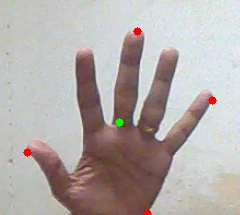
#> input picture Avance Francisco Frez/PruebasReconocedorMano/resources/center.jpg, 240 x 215 px, given in place of the camera
$ python opencv.py   (older library calls are emulated)
#> lines starting #> are read from the running program, lines starting #| are printed output that depends on the picture; after the words box and inside, x2 and y2 are one past the last pixel; in counts of white or black regions, pixels touching at a corner belong together
# IMPORTING LIBRARIES
import numpy as np
import cv2
import math

#LOADING HAND CASCADE
hand_cascade = cv2.CascadeClassifier('Hand_haar_cascade.xml')
fist_cascade = cv2.CascadeClassifier('aGest.xml')

def on_change(val):
	return None

# VIDEO CAPTURE
cap = cv2.VideoCapture(0)
cap.set(cv2.CAP_PROP_FRAME_WIDTH, 320)
cap.set(cv2.CAP_PROP_FRAME_HEIGHT, 240)
winTitle = "Ventana de calibración"
tbTitle_L = "Umbral inferior"
tbTitle_H = "Umbral superior"
x_offsetT = "Eje x"
y_offsetT = "Eje y"
w_offsetT = "Ancho"
h_offsetT = "Alto"


cv2.namedWindow(winTitle)
cv2.createTrackbar(tbTitle_L, winTitle , 35, 255, on_change)
cv2.createTrackbar(tbTitle_H, winTitle, 255, 255, on_change)
cv2.createTrackbar(x_offsetT, winTitle, 35, 100, on_change)
cv2.createTrackbar(y_offsetT, winTitle, 31, 100, on_change)
cv2.createTrackbar(w_offsetT, winTitle, 26, 100, on_change)
cv2.createTrackbar(h_offsetT, winTitle, 35, 100, on_change)

while 1:
	__, img = cap.read()
#> img is the input picture: shape (215, 240, 3); mean B, G, R 170.3, 172.5, 179.7
	blur = cv2.GaussianBlur(img,(5,5),0) # BLURRING IMAGE TO SMOOTHEN EDGES
	hsv = cv2.cvtColor(blur, cv2.COLOR_BGR2HSV) # BGR -> GRAY CONVERSION
#> hsv: shape (215, 240, 3); mean H, S, V 66.3, 30.3, 183.9
	gray = cv2.cvtColor(blur, cv2.COLOR_BGR2GRAY)

	low_thresh = cv2.getTrackbarPos(tbTitle_L, winTitle)
	high_thresh = cv2.getTrackbarPos(tbTitle_H, winTitle)
	x_offset = cv2.getTrackbarPos(x_offsetT, winTitle)
	y_offset = cv2.getTrackbarPos(y_offsetT, winTitle)
	w_offset = cv2.getTrackbarPos(w_offsetT, winTitle)
	h_offset = cv2.getTrackbarPos(h_offsetT, winTitle)

	__, bin = cv2.threshold(hsv, low_thresh, high_thresh, cv2.ADAPTIVE_THRESH_MEAN_C) # THRESHOLDING IMAGE
#> bin: shape (215, 240, 3); mean H, S, V 158.6, 73.2, 255

	h, s, v = cv2.split(bin) # Se usa el canal de saturación ya que es inmune a la luminosidad
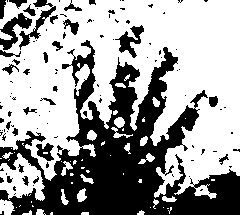
#> h: shape (215, 240); 62.2% white; 111 black regions (82 under 20 px), largest, box (x1, y1, x2, y2) and area: (0, 40, 240, 215) 16512, (0, 13, 32, 50) 472, (19, 0, 56, 50) 410
#> s: shape (215, 240); 28.7% white; 5 white regions (2 under 20 px), largest, box (x1, y1, x2, y2) and area: (22, 26, 218, 215) 14495, (217, 176, 240, 198) 274, (236, 208, 240, 215) 20
#> v: shape (215, 240); every value is 255

	kernel = np.ones((3,3),np.uint8)

	eroded = cv2.erode(s, kernel, 1)
#> eroded: shape (215, 240); 25.9% white; 3 white regions (1 under 20 px), largest, box (x1, y1, x2, y2) and area: (23, 27, 216, 215) 13199, (219, 178, 240, 197) 172

	hand = hand_cascade.detectMultiScale(bin, 1.1, 5) # DETECTING HAND IN THE THRESHOLDE IMAGE
#> hand = [[50, 28, 155, 155]]
	fist = fist_cascade.detectMultiScale(gray, 1.1, 5)
#> fist = [[121, 34, 25, 25]]

	binary = eroded.copy()

	height, width, channels = img.shape
#> height = 215; width = 240; channels = 3
	canvas = np.zeros((height, width, 1), np.uint8)

	for (x,y,w,h) in hand: # MARKING THE DETECTED ROI
		cv2.rectangle(canvas, (x + x_offset-50, y + y_offset-50), (x+w+w_offset,y+h+h_offset), 255, -1)
		cv2.rectangle(binary, (x + x_offset-50, y + y_offset-50), (x+w+w_offset,y+h+h_offset), 255, 1)
		cv2.rectangle(img, (x + x_offset-50, y + y_offset-50), (x+w+w_offset,y+h+h_offset), 255, 1)
#> this loop made 1 pass
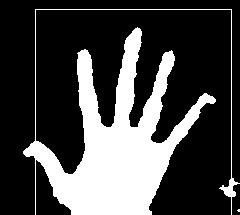
#> binary: shape (215, 240); 27% white; 2 white regions (1 under 20 px), largest, box (x1, y1, x2, y2) and area: (23, 9, 240, 215) 13941
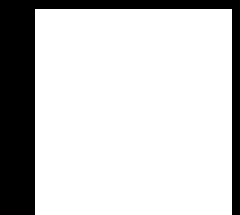
#> canvas: shape (215, 240, 1); 78.6% white; 1 black region, box (x1, y1, x2, y2) and area: (0, 0, 240, 215) 11018

	for (x,y,w,h) in fist: # MARKING THE DETECTED ROI
		cv2.rectangle(canvas, (x + x_offset-50, y + y_offset-50), (x+w+w_offset,y+h+h_offset), 255, -1)
		cv2.rectangle(binary, (x + x_offset-50, y + y_offset-50), (x+w+w_offset,y+h+h_offset), 255, 1)
		cv2.rectangle(img, (x + x_offset-50, y + y_offset-50), (x+w+w_offset,y+h+h_offset), 255, 1)
#> this loop made 1 pass
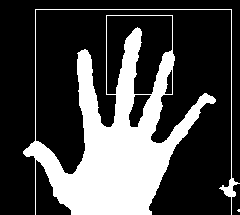
#> binary: shape (215, 240); 27.5% white; 2 white regions (1 under 20 px), largest, box (x1, y1, x2, y2) and area: (23, 9, 240, 215) 14184
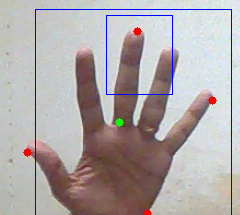
#> img: shape (215, 240, 3); mean B, G, R 171.3, 169, 176.2

	masked_hand = cv2.bitwise_and(canvas, eroded)
#> masked_hand: shape (215, 240); 25.6% white; 2 white regions

	final = cv2.GaussianBlur(masked_hand,(7,7),0)
	im, contours, hierarchy = cv2.findContours(final, cv2.RETR_EXTERNAL, cv2.CHAIN_APPROX_SIMPLE)
#> contours = 2 contours; box (x1, y1, x2, y2) and area: (32, 24, 219, 215) 16018, (216, 175, 235, 200) 302

	hand_trace = np.zeros((height, width, 1), np.uint8)
	max_area = 0
	max_ind = 0

	for i in range(len(contours)):
		cnt = contours[i]
		area = cv2.contourArea(cnt)
		if(area > max_area):
			max_area = area
			max_ind = i
#> this loop made 2 passes
#> (area, max_area, max_ind) on passes 1 to 2: (302.5, 302.5, 0), (16018, 16018, 1)
#> after the loop, max_area = 16018; max_ind = 1

	if(len(contours) > 0):

		hand_cnt = contours[max_ind]
#> hand_cnt = contour of 407 points, box (x1, y1, x2, y2) (32, 24, 219, 215), area 16018

		cv2.drawContours(hand_trace, [hand_cnt], -1, (255,255,255), 3)
#> hand_trace: shape (215, 240, 1); 9.4% white; 1 white region, box (x1, y1, x2, y2) and area: (30, 22, 221, 215) 4854
		convex_hull = cv2.convexHull(hand_cnt)
#> convex_hull = contour of 17 points, box (x1, y1, x2, y2) (32, 24, 219, 215), area 24720
		cv2.drawContours(hand_trace, [convex_hull], -1, (255, 255, 0), 3)
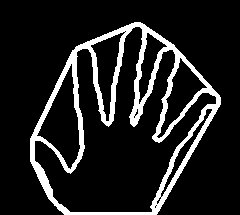
#> hand_trace: shape (215, 240, 1); 12.9% white; 1 white region, box (x1, y1, x2, y2) and area: (30, 22, 221, 215) 6646

		hull2 = cv2.convexHull(hand_cnt, returnPoints = False)
#> hull2 = 17 values, max 406 at index 0, min 0 at index 16, mean 187.5
		defects = cv2.convexityDefects(hand_cnt, hull2)
#> defects = [[0, 66, 31, 21055], [66, 68, 67, 142], [69, 133, 99, 12954], [134, 156, 141, 1070], [156, 162, 159, 305], [163, 168, 166, 520], [169, 229, 212, 3245], [230, 315, 269, 19207], [316, 404, 363, 22045], [404, 406, 405, 114]]

		FarDefect = []

		for i in range(defects.shape[0]):
			s,e,f,d = defects[i,0]
			start = tuple(hand_cnt[s][0])
			end = tuple(hand_cnt[e][0])
			far = tuple(hand_cnt[f][0])
			FarDefect.append(far)
			cv2.line(hand_trace,start,end,[0,255,0],1)
			cv2.circle(hand_trace,far,10,[100,255,255],3)
#> this loop made 10 passes
#> (s, e, f, d, start, end, far) on passes 1 to 10: (0, 66, 31, 21055, (135, 24), (79, 47), (108, 124)), (66, 68, 67, 142, (79, 47), (76, 49), (77, 49)), (69, 133, 99, 12954, (74, 51), (32, 139), (79, 158)), (134, 156, 141, 1070, (32, 160), (50, 197), (42, 171)), (156, 162, 159, 305, (50, 197), (56, 204), (55, 201)), (163, 168, 166, 520, (58, 206), (68, 214), (65, 209)), (169, 229, 212, 3245, (154, 214), (218, 103), (178, 147)), (230, 315, 269, 19207, (218, 97), (175, 49), (154, 138)), (316, 404, 363, 22045, (173, 47), (141, 25), (133, 124)), (404, 406, 405, 114, (141, 25), (139, 24), (140, 25))
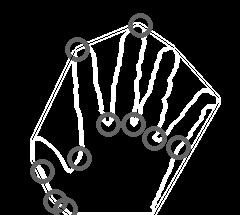
#> hand_trace: shape (215, 240, 1); 6.46% of pixels changed, all inside (x1, y1, x2, y2) = (30, 13, 219, 215)
#> after the loop, FarDefect = [(108, 124), (77, 49), (79, 158), (42, 171), (55, 201), (65, 209), (178, 147), (154, 138), (133, 124), (140, 25)]


	cv2.imshow('Original', img)
	cv2.imshow('Binaria', binary)
	cv2.imshow('Contorno + Convexo', hand_trace)

	k = cv2.waitKey(30) & 0xff
#> (key Esc is pressed here)
	if k == 27:
		break

cap.release()
cv2.destroyAllWindows()

$ run again, on Avance Francisco Frez/PruebasReconocedorMano/resources/hull.jpg
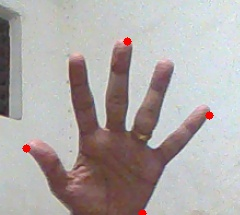
#> input picture Avance Francisco Frez/PruebasReconocedorMano/resources/hull.jpg, 240 x 215 px, given in place of the camera
#> img is the input picture: shape (215, 240, 3); mean B, G, R 166.8, 168.1, 174.6
#> hsv: shape (215, 240, 3); mean H, S, V 70.7, 29.1, 178.8
#> bin: shape (215, 240, 3); mean H, S, V 174.1, 67.6, 255
#> v: shape (215, 240); every value is 255
#> eroded: shape (215, 240); 23.8% white; 8 white regions (5 under 20 px), largest, box (x1, y1, x2, y2) and area: (22, 37, 213, 215) 12163, (0, 48, 7, 55) 39, (0, 109, 7, 116) 26
#> hand = [[28, 32, 168, 168]]
#> fist = ()
#> the loop `for (x,y,w,h) in hand:` made 1 pass
#> after the loop `for (x,y,w,h) in hand:`:
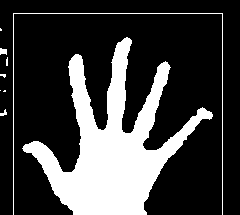
#> binary: shape (215, 240); 25% white; 9 white regions (5 under 20 px), largest, box (x1, y1, x2, y2) and area: (22, 37, 213, 215) 12163, (13, 13, 223, 215) 612, (0, 48, 7, 55) 39, (0, 109, 7, 116) 26
#> masked_hand: shape (215, 240); 23.6% white; 1 white region
#> contours = 1 contour; box (x1, y1, x2, y2) and area: (19, 34, 216, 215) 15054
#> the loop `for i in range(len(contours)):` made 1 pass
#> (area, max_area, max_ind) on pass 1: (15054.5, 15054.5, 0)
#> after the loop `for i in range(len(contours)):`: max_area = 15054.5; max_ind = 0
#> hand_cnt = contour of 420 points, box (x1, y1, x2, y2) (19, 34, 216, 215), area 15054
#> convex_hull = contour of 21 points, box (x1, y1, x2, y2) (19, 34, 216, 215), area 24016
#> hull2 = 21 values, max 419 at index 0, min 0 at index 20, mean 211
#> defects = 14 rows, first 6: [0, 77, 37, 20562], [78, 80, 79, 142], [80, 157, 124, 14388], [157, 159, 158, 114], [160, 162, 161, 114], [162, 188, 169, 1700]
#> the loop `for i in range(defects.shape[0]):` made 14 passes
#> (s, e, f, d, start, end, far) on passes 1 to 8: (0, 77, 37, 20562, (124, 34), (73, 51), (102, 126)), (78, 80, 79, 142, (68, 56), (66, 59), (68, 57)), (80, 157, 124, 14388, (66, 59), (20, 144), (72, 166)), (157, 159, 158, 114, (20, 144), (19, 146), (20, 145)), (160, 162, 161, 114, (19, 150), (20, 152), (20, 151)), (162, 188, 169, 1700, (20, 152), (51, 195), (39, 167)), (188, 194, 191, 427, (51, 195), (58, 204), (57, 200)), (195, 204, 198, 440, (60, 206), (70, 214), (64, 207))
#> after the loop `for i in range(defects.shape[0]):`:
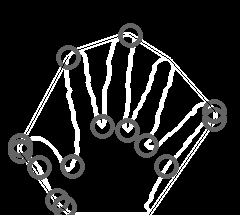
#> hand_trace: shape (215, 240, 1); min 0, max 255, mean 33.4
#> after the loop `for i in range(defects.shape[0]):`: FarDefect = [(102, 126), (68, 57), (72, 166), (20, 145), (20, 151), (39, 167), (57, 200), (64, 207), (166, 166), (214, 119), (214, 111), (146, 145), (127, 130), (130, 35)]
